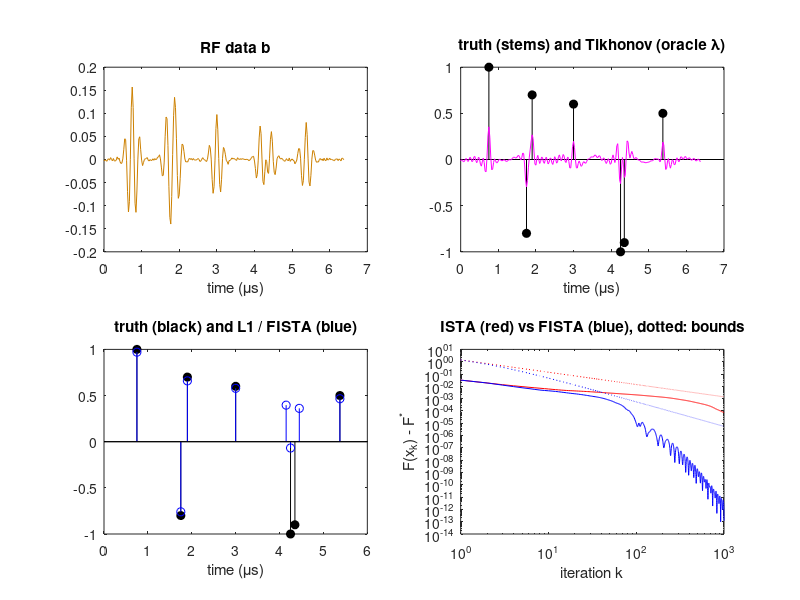

The MATLAB script that drew this image:
%% m13_ista_sparse_spikes.m
% Sparse-spike deconvolution: L2 (Tikhonov) vs L1 (ISTA and FISTA).
% Purpose : Recover point reflectors from a band-limited RF line by
%              min_x 0.5 ||A x - b||^2 + lam ||x||_1
%           with ISTA  x <- soft(x - A'(A x - b)/Lip, lam/Lip)
%           and FISTA (Beck & Teboulle 2009, Nesterov momentum), Lip = sigma_max^2 = 1.
%           Check the worst-case bounds  F(x_k) - F* <= Lip ||x0 - x*||^2 / (2k)    (ISTA)
%                                         F(x_k) - F* <= 2 Lip ||x0 - x*||^2 / (k+1)^2 (FISTA).
%           lam starts from the universal threshold sigma_n ||h|| sqrt(2 ln N).
%           Debias: least squares on the recovered support removes the L1 shrinkage.
% Change  : spike list, snr_dB, lam_factor, number of iterations.
% Expect  : FISTA reaches a 1e-6 relative gap in a few hundred iterations,
%           ISTA does not within 1000; L1 recovers the isolated spikes and the
%           opposite-sign pair 6 samples apart; the same-sign pair 4 samples apart
%           (0.1 us = half a period at 5 MHz, lambda/4 in depth) is lost: its two
%           echoes nearly cancel in band (1 - 0.9 = 0.1 at f0), so no prior
%           can recover it and L1 returns wrong-sign spikes at the wrong positions.
% Runtime : about 2 s.
clear; close all; rng(2);

N = 256; fs = 40e6; f0 = 5e6; bw = 0.6;
sf = bw*f0/2/sqrt(2*log(2)); st = 1/(2*pi*sf);
t = ((0:N-1)' - N/2)/fs;
h = circshift(exp(-t.^2/(2*st^2)).*cos(2*pi*f0*t), -N/2);
H = fft(h); H = H/max(abs(H)); h = real(ifft(H));
Aop  = @(v) real(ifft(H.*fft(v)));
Atop = @(v) real(ifft(conj(H).*fft(v)));
soft = @(v, th) sign(v).*max(abs(v) - th, 0);
fprintf('Pulse: -6 dB envelope duration %.0f ns = %.1f samples; ||h|| = %.3f\n', ...
    2*sqrt(2*log(2))*st*1e9, 2*sqrt(2*log(2))*st*fs, norm(h));

x = zeros(N,1);
pos = [30 70 76 120 170 174 215]; amp = [1 -0.8 0.7 0.6 -1 -0.9 0.5];
x(pos + 1) = amp(:);                             % 0-based sample positions
b0 = Aop(x); n = randn(N,1); snr_dB = 25;
n = n*norm(b0)/norm(n)*10^(-snr_dB/20); sig = norm(n)/sqrt(N); b = b0 + n;
lamU = sig*norm(h)*sqrt(2*log(N));
lam = 1.0*lamU;
Fobj = @(v) 0.5*sum((Aop(v) - b).^2) + lam*sum(abs(v));
fprintf('noise std %.4f, universal lambda %.4f, using lambda = %.4f\n', sig, lamU, lam);

%% Reference minimizer (long FISTA run)
xs = zeros(N,1); y = xs; tk = 1;
for k = 1:20000
    xn = soft(y - Atop(Aop(y) - b), lam); tn = (1 + sqrt(1 + 4*tk^2))/2;
    y = xn + ((tk - 1)/tn)*(xn - xs); xs = xn; tk = tn;
end
Fs = Fobj(xs); R2 = sum(xs.^2);

%% ISTA vs FISTA from x0 = 0
K = 1000; gi = zeros(K,1); gf = gi;
xi = zeros(N,1); xf = zeros(N,1); y = xf; tk = 1;
for k = 1:K
    xi = soft(xi - Atop(Aop(xi) - b), lam); gi(k) = Fobj(xi) - Fs;
    xn = soft(y - Atop(Aop(y) - b), lam); tn = (1 + sqrt(1 + 4*tk^2))/2;
    y = xn + ((tk - 1)/tn)*(xn - xf); xf = xn; tk = tn; gf(k) = Fobj(xf) - Fs;
end
kk = (1:K)'; bI = R2./(2*kk); bF = 2*R2./(kk + 1).^2;
fprintf('relative gap (F-F*)/F* at k = 10, 100, 1000:  ISTA %.1e %.1e %.1e   FISTA %.1e %.1e %.1e\n', ...
    gi(10)/Fs, gi(100)/Fs, gi(1000)/Fs, gf(10)/Fs, gf(100)/Fs, gf(1000)/Fs);
fprintf('worst-case bounds hold: ISTA %d, FISTA %d\n', all(gi <= bI + 1e-12), all(gf <= bF + 1e-12));
k6i = find(gi/Fs < 1e-6, 1); k6f = find(gf/Fs < 1e-6, 1);
if isempty(k6i), k6i = NaN; end
fprintf('iterations to a 1e-6 relative gap: ISTA %g, FISTA %d\n', k6i, k6f);

%% Support, debiasing, and the L2 comparison
supp = abs(xs) > 0.05*max(abs(xs));
xd = zeros(N,1); idx = find(supp);
Ad = zeros(N, numel(idx));
for q = 1:numel(idx), e = zeros(N,1); e(idx(q)) = 1; Ad(:,q) = Aop(e); end
xd(idx) = Ad\b;                                  % least squares on the support
fprintf('L1 support (|x| > 5%% of max): %d spikes at samples %s\n', numel(idx), mat2str(idx' - 1));
fprintf('L1 amplitudes on that support: %s\n', mat2str(round(xs(idx)'*100)/100));
fprintf('true spikes at samples %s\n', mat2str(pos));
fprintf('L1 amplitudes at true positions:       %s\n', mat2str(round(xs(pos + 1)'*100)/100));
fprintf('debiased amplitudes at true positions: %s\n', mat2str(round(xd(pos + 1)'*100)/100));
lams = logspace(-4, 0.5, 200); Et = zeros(size(lams)); B = fft(b);
for q = 1:numel(lams)
    Et(q) = norm(real(ifft(conj(H)./(abs(H).^2 + lams(q)^2).*B)) - x)/norm(x);
end
[et, qt] = min(Et); xt = real(ifft(conj(H)./(abs(H).^2 + lams(qt)^2).*B));
fprintf('relative error: Tikhonov (oracle lambda %.4f) %.3f | L1 %.3f | L1 debiased %.3f\n', ...
    lams(qt), et, norm(xs - x)/norm(x), norm(xd - x)/norm(x));
% (Indices printed 0-based to match the browser demo; MATLAB arrays are 1-based,
%  so x(pos+1) is the spike listed at sample pos.)

%% Figures
tt = (0:N-1)/fs*1e6;
figure('Position', [50 50 1000 650]);
subplot(2,2,1); plot(tt, b, 'Color', [0.8 0.5 0]); xlabel('time (\mus)'); title('RF data b');
subplot(2,2,2); stem(tt(pos + 1), amp, 'k', 'filled'); hold on; plot(tt, xt, 'm');
xlabel('time (\mus)'); title('truth (stems) and Tikhonov (oracle \lambda)');
subplot(2,2,3); stem(tt(pos + 1), amp, 'k', 'filled'); hold on; stem(tt(idx), xs(idx), 'b');
xlabel('time (\mus)'); title('truth (black) and L1 / FISTA (blue)');
subplot(2,2,4); loglog(kk, gi, 'r', kk, gf, 'b', kk, bI, 'r:', kk, bF, 'b:');
xlabel('iteration k'); ylabel('F(x_k) - F^*'); title('ISTA (red) vs FISTA (blue), dotted: bounds');
